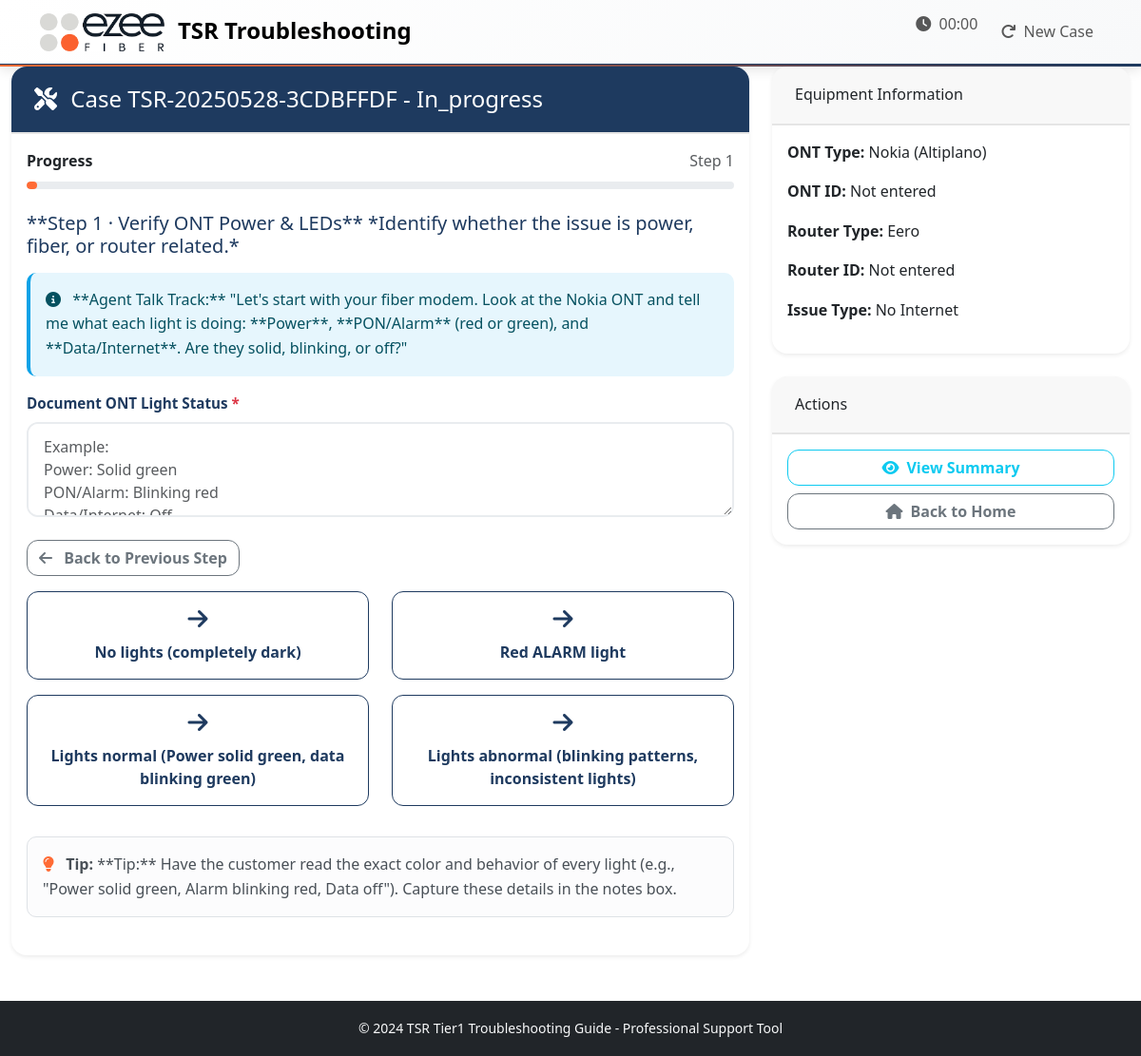
Screenshot of /troubleshoot with the database file from the repository.
### models.py (models this page shows, shortened)
class TroubleshootingCase(db.Model):
    id = db.Column(db.Integer, primary_key=True)
    session_id = db.Column(db.String(100), nullable=False)
    case_number = db.Column(db.String(50), unique=True, nullable=False)
    customer_info = db.Column(db.Text)  # JSON string
    ont_type = db.Column(db.String(50))
    ont_id = db.Column(db.String(50))  # ONT identifier (flexible format)
    router_type = db.Column(db.String(50))
    router_id = db.Column(db.String(50))  # Router identifier (flexible format)
    issue_type = db.Column(db.String(100))
    resolution = db.Column(db.String(200))
    status = db.Column(db.String(20), default='in_progress')  # in_progress, resolved, escalated, unresolved
    created_at = db.Column(db.DateTime, default=datetime.utcnow)
    completed_at = db.Column(db.DateTime)
    start_time = db.Column(db.Float)  # timestamp
    end_time = db.Column(db.Float)  # timestamp

### routes.py (the view)
@app.route('/troubleshoot')
def troubleshoot():
    recent_case = TroubleshootingCase.query.filter_by(status='in_progress').order_by(TroubleshootingCase.created_at.desc()).first()
    if not recent_case:
        return redirect(url_for('index'))
    session['case_id'] = recent_case.id
    case_id = recent_case.id
    case = TroubleshootingCase.query.get_or_404(case_id)
    current_step_id = session.get('current_step', 'START')
    step_history = session.get('step_history', [])
    current_step = TROUBLESHOOTING_STEPS.get(current_step_id, {})
    total_possible_steps = len(TROUBLESHOOTING_STEPS)
    current_progress = min(len(step_history) + 1, total_possible_steps)
    progress_percentage = (current_progress / total_possible_steps) * 100
    return render_template('troubleshoot_final.html',
                         case=case,
                         current_step=current_step,
                         current_step_id=current_step_id,
                         step_history=step_history,
                         progress_percentage=progress_percentage,
                         step_number=len(step_history) + 1)

### templates/troubleshoot_final.html (shortened to what this page needs)
{% extends "base.html" %}
{% block content %}
<div class="container-fluid">
    <div class="row">
        <div class="col-lg-8">
            <div class="card shadow-sm">
                <div class="card-header bg-primary text-white">
                    <h4 class="mb-0">
                        <i class="fas fa-tools me-2"></i>
                        Case {{ case.case_number }} - {{ case.status|title }}
                    </h4>
                </div>
                <div class="card-body">
                    <div class="mb-4">
                        <div class="d-flex justify-content-between align-items-center mb-2">
                            <span class="fw-bold">Progress</span>
                            <span class="text-muted">Step {{ step_number }}</span>
                        </div>
                        <div class="progress" style="height: 8px;">
                            <div class="progress-bar" role="progressbar"
                                 style="width: {{ progress_percentage }}%"></div>
                        </div>
                    </div>
                    <div class="mb-4">
                        {% if current_step and current_step.question %}
                            <h5 class="text-primary mb-3">{{ current_step.question }}</h5>
                            {% if current_step.description %}
                            <div class="alert alert-info">
                                <i class="fas fa-info-circle me-2"></i>
                                {{ current_step.description }}
                            </div>
                            {% endif %}
                            <form method="POST" action="{{ url_for('next_step') }}">
                                {% if current_step.input_fields %}
                                <div class="mb-4">
                                    {% for field in current_step.input_fields %}
                                    <div class="mb-3">
                                        <label for="{{ field.name }}" class="form-label fw-bold">
                                            {{ field.label }}
                                            {% if field.required %}<span class="text-danger">*</span>{% endif %}
                                        </label>
                                        {% if field.type == 'select' %}
                                        <select class="form-select" id="{{ field.name }}" name="{{ field.name }}"
                                                {% if field.required %}required{% endif %}>
                                            <option value="">Select {{ field.label }}</option>
                                            {% for option in field.options %}
                                            <option value="{{ option.value }}">{{ option.label }}</option>
                                            {% endfor %}
                                        </select>
                                        {% elif field.type == 'textarea' %}
                                        <textarea class="form-control" id="{{ field.name }}" name="{{ field.name }}" rows="3"
                                                  placeholder="{{ field.placeholder or '' }}"
                                                  {% if field.required %}required{% endif %}></textarea>
                                        {% else %}
                                        <input type="{{ field.type }}" class="form-control"
                                               id="{{ field.name }}" name="{{ field.name }}"
                                               placeholder="{{ field.placeholder or '' }}"
                                               {% if field.required %}required{% endif %}>
                                        {% endif %}
                                    </div>
                                    {% endfor %}
                                </div>
                                {% endif %}
                                <div class="mb-3">
                                    <button type="button" class="btn btn-outline-secondary" onclick="window.history.back()">
                                        <i class="fas fa-arrow-left me-2"></i>
                                        Back to Previous Step
                                    </button>
                                </div>
                                {% if current_step.options %}
                                <div class="row">
                                    {% for option, next_step in current_step.options.items() %}
                                    <div class="col-md-6 mb-3">
                                        <button type="submit" name="next_step" value="{{ next_step }}"
                                                class="btn btn-outline-primary w-100 p-3"
                                                onclick="document.querySelector('input[name=action_taken]').value='{{ option }}'">
                                            <div class="mb-2">
                                                <i class="fas fa-arrow-right text-primary" style="font-size: 24px;"></i>
                                            </div>
                                            <div>
                                                <strong>{{ option }}</strong>
                                            </div>
                                        </button>
                                    </div>
                                    {% endfor %}
                                </div>
                                {% endif %}
                            </form>
                            {% if current_step.help_text %}
                            <div class="alert alert-light border mt-3">
                                <i class="fas fa-lightbulb me-2 text-warning"></i>
                                <strong>Tip:</strong> {{ current_step.help_text }}
                            </div>
                            {% endif %}
                        {% else %}
                            <div class="alert alert-warning">
                                <h5>Troubleshooting Step Ready</h5>
                                <p>Current Step: {{ current_step_id }}</p>
                                <a href="{{ url_for('index') }}" class="btn btn-primary">Start New Case</a>
                            </div>
                        {% endif %}
                    </div>
                </div>
            </div>
        </div>
        <div class="col-lg-4">
            <div class="card shadow-sm mb-4">
                <div class="card-header">
                    <h6 class="mb-0">Equipment Information</h6>
                </div>
                <div class="card-body">
                    <p><strong>ONT Type:</strong> {{ case.ont_type or 'Not selected' }}</p>
                    <p><strong>ONT ID:</strong> {{ case.ont_id or 'Not entered' }}</p>
                    <p><strong>Router Type:</strong> {{ case.router_type or 'Not selected' }}</p>
                    <p><strong>Router ID:</strong> {{ case.router_id or 'Not entered' }}</p>
                    <p><strong>Issue Type:</strong> {{ case.issue_type or 'Not identified' }}</p>
                </div>
            </div>
            <div class="card shadow-sm">
                <div class="card-header">
                    <h6 class="mb-0">Actions</h6>
                </div>
                <div class="card-body">
                    <div class="d-grid gap-2">
                        <a href="{{ url_for('case_summary', case_id=case.id) }}" class="btn btn-outline-info w-100">
                            <i class="fas fa-eye me-2"></i>View Summary
                        </a>
                        <a href="{{ url_for('index') }}" class="btn btn-outline-secondary w-100">
                            <i class="fas fa-home me-2"></i>Back to Home
                        </a>
                    </div>
                </div>
            </div>
        </div>
    </div>
</div>
{% endblock %}

### static/css/custom.css (style rules this page uses)
:root { --primary-color: 0 84% 60%; --success-color: 142 71% 45%; --info-color: 199 89% 48%; --warning-color: 45 100% 51%; --danger-color: 354 70% 54%; }
body { font-family: 'Segoe UI', Tahoma, Geneva, Verdana, sans-serif; line-height: 1.6; }
.card { border: none; box-shadow: 0 2px 8px rgba(0, 0, 0, 0.1); border-radius: 12px; transition: transform 0.2s ease, box-shadow 0.2s ease; }
.card-header { border-radius: 12px 12px 0 0 !important; border-bottom: none; padding: 1.25rem 1.5rem; }
.progress { border-radius: 10px; background-color: var(--bs-gray-200); }
.progress-bar { border-radius: 10px; transition: width 0.6s ease; }
.alert { border: none; border-radius: 10px; border-left: 4px solid; }
.alert-info { border-left-color: hsl(var(--info-color)); background-color: hsl(var(--info-color) / 0.1); }
.btn { border-radius: 8px; font-weight: 500; transition: all 0.2s ease; }
.form-control { border-radius: 8px; border: 1px solid var(--bs-border-color); transition: border-color 0.2s ease, box-shadow 0.2s ease; }

### static/css/ezee-theme.css (style rules this page uses)
:root { --ezee-navy: #1e3a5f; --ezee-orange: #ff6b35; --ezee-light-grey: #e5e5e5; --ezee-dark-grey: #6c757d; --ezee-white: #ffffff; }
.bg-primary { background-color: var(--ezee-navy) !important; }
.btn-outline-primary { color: var(--ezee-navy); border-color: var(--ezee-navy); }
.text-primary { color: var(--ezee-navy) !important; }
.progress-bar { background-color: var(--ezee-orange); }
.card { border: none; border-radius: 16px; box-shadow: 0 8px 25px rgba(0, 0, 0, 0.1); transition: all 0.3s ease; }
.card-header { border-radius: 16px 16px 0 0 !important; border-bottom: 2px solid var(--ezee-light-grey); }
.btn { border-radius: 12px; font-weight: 600; transition: all 0.3s cubic-bezier(0.4, 0, 0.2, 1); position: relative; overflow: hidden; }
.form-label { font-weight: 600; color: var(--ezee-navy); margin-bottom: 0.5rem; font-size: 0.95rem; }
.form-control, .form-select { border-radius: 12px; border: 2px solid #e9ecef; padding: 0.75rem 1rem; transition: all 0.3s ease; font-size: 1rem; }
.text-warning { color: var(--ezee-orange) !important; }

### rows the page displays
TroubleshootingCase: case_number "TSR-20250528-3CDBFFDF", status "In_progress", ont_type "Nokia (Altiplano)", router_type "Eero", issue_type "No Internet"

### other values shown
{{ step_number }} "1"
{{ current_step.question }} "**Step 1 · Verify ONT Power & LEDs** *Identify whether the issue is power, fiber, or router related.*"
{{ field.label }} "Document ONT Light Status"
{{ option }} "No lights (completely dark)" "Red ALARM light" "Lights normal (Power solid green, data blinking green)" "Lights abnormal (blinking patterns, inconsistent lights)"
{{ current_step.help_text }} "**Tip:** Have the customer read the exact color and behavior of every light (e.g., \"Power solid green, Alarm blinking red, Data off\"). Capture these details in the notes box."
{{ case.ont_id or 'Not entered' }} "Not entered"
{{ case.router_id or 'Not entered' }} "Not entered"
